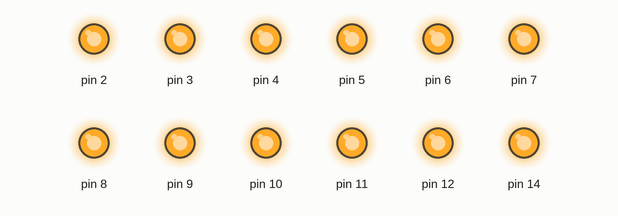
A sketch run on a simulated Arduino Uno, built with avr-gcc and run on an emulated ATmega328P. Parts: output pins drawn as LEDs (lit = HIGH).

Above: at 0.1 s.
At 8.1 s:
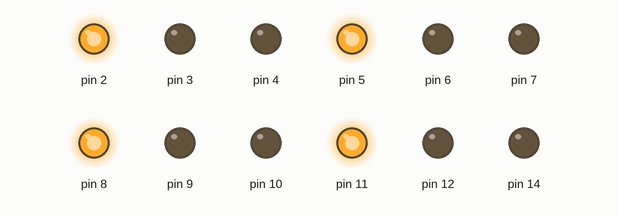
At 8.6 s:
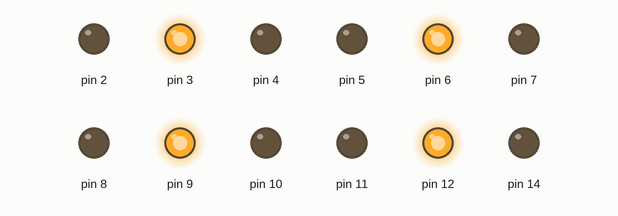
At 9.1 s:
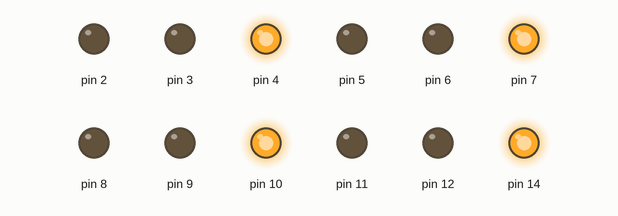
At 12.25 s:
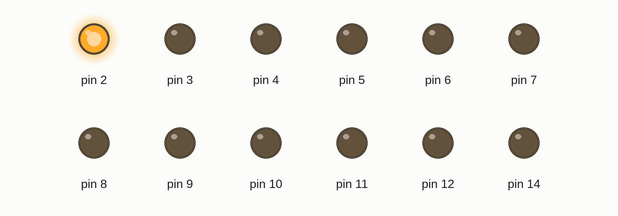
At 37.7 s:
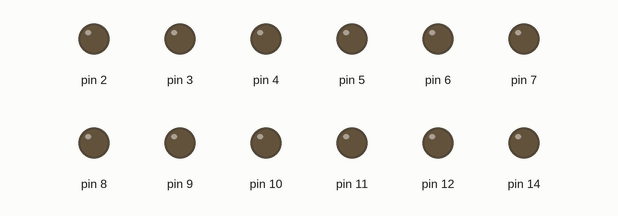
Timing chart, 0 to 40.0 s (numbered marks = the images above):
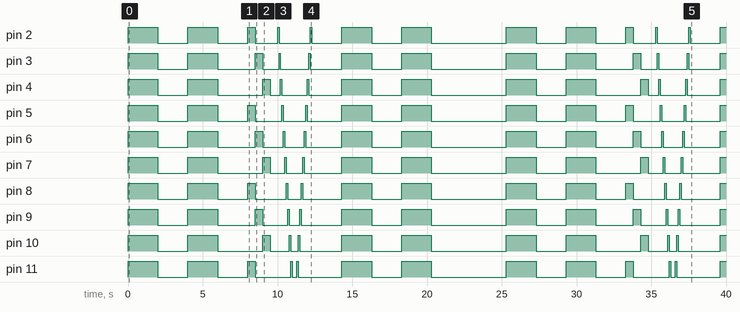

The sketch:

12_LED_Light_Show.ino
```cpp
/*
 */

void setup() {
  pinMode(2, OUTPUT);
  pinMode(3, OUTPUT);
  pinMode(4, OUTPUT);
  pinMode(5, OUTPUT);
  pinMode(6, OUTPUT);
  pinMode(7, OUTPUT);
  pinMode(8, OUTPUT);
  pinMode(9, OUTPUT);
  pinMode(10, OUTPUT);
  pinMode(11, OUTPUT);
  pinMode(12, OUTPUT);
  pinMode(14, OUTPUT);
}

void loop() {
  // TURNS ALL LEDS ON AT ONCE
  digitalWrite(2, HIGH);
  digitalWrite(3, HIGH);
  digitalWrite(4, HIGH);
  digitalWrite(5, HIGH);
  digitalWrite(6, HIGH);
  digitalWrite(7, HIGH);
  digitalWrite(8, HIGH);
  digitalWrite(9, HIGH);
  digitalWrite(10, HIGH);
  digitalWrite(11, HIGH);
  digitalWrite(12, HIGH);
  digitalWrite(14, HIGH);
  delay(2000); // WAITS 2 SECONDS
  // TURNS ALL LEDS OFF AT ONCE
  digitalWrite(2, LOW);
  digitalWrite(3, LOW);
  digitalWrite(4, LOW);
  digitalWrite(5, LOW);
  digitalWrite(6, LOW);
  digitalWrite(7, LOW);
  digitalWrite(8, LOW);
  digitalWrite(9, LOW);
  digitalWrite(10, LOW);
  digitalWrite(11, LOW);
  digitalWrite(12, LOW);
  digitalWrite(14, LOW);
  delay(2000); // WAITS 2 SECONDS
  // TURNS ALL LEDS ON AT ONCE
  digitalWrite(2, HIGH);
  digitalWrite(3, HIGH);
  digitalWrite(4, HIGH);
  digitalWrite(5, HIGH);
  digitalWrite(6, HIGH);
  digitalWrite(7, HIGH);
  digitalWrite(8, HIGH);
  digitalWrite(9, HIGH);
  digitalWrite(10, HIGH);
  digitalWrite(11, HIGH);
  digitalWrite(12, HIGH);
  digitalWrite(14, HIGH);
  delay(2000); // WAITS 2 SECONDS
  // TURNS ALL LEDS OFF AT ONCE
  digitalWrite(2, LOW);
  digitalWrite(3, LOW);
  digitalWrite(4, LOW);
  digitalWrite(5, LOW);
  digitalWrite(6, LOW);
  digitalWrite(7, LOW);
  digitalWrite(8, LOW);
  digitalWrite(9, LOW);
  digitalWrite(10, LOW);
  digitalWrite(11, LOW);
  digitalWrite(12, LOW);
  digitalWrite(14, LOW);
  delay(2000); // WAITS 2 SECONDS
  //TURNS ALL RED LEDS ON
  digitalWrite(2, HIGH);
  digitalWrite(5, HIGH);
  digitalWrite(8, HIGH);
  digitalWrite(11, HIGH);
  delay(500); // WAITS 0.5 SECONDS
  //TURNS ALL RED LEDS OFF
  digitalWrite(2, LOW);
  digitalWrite(5, LOW);
  digitalWrite(8, LOW);
  digitalWrite(11, LOW);
  //TURNS ALL YELLOW LEDS ON
  digitalWrite(3, HIGH);
  digitalWrite(6, HIGH);
  digitalWrite(9, HIGH);
  digitalWrite(12, HIGH);
  delay(500); // WAITS 0.5 SECONDS
  //TURNS ALL YELLOW LEDS OFF
  digitalWrite(3, LOW);
  digitalWrite(6, LOW);
  digitalWrite(9, LOW);
  digitalWrite(12, LOW);
  //TURNS ALL GREEN LEDS ON
  digitalWrite(4, HIGH);
  digitalWrite(7, HIGH);
  digitalWrite(10, HIGH);
  digitalWrite(14, HIGH);
  delay(500); //WAITS 0.5 SECONDS
  digitalWrite(4, LOW);
  digitalWrite(7, LOW);
  digitalWrite(10, LOW);
  digitalWrite(14, LOW);
  delay(500); //WAITS 0.5 SECONDS
  // FLASH ALL LIGHTS BY TURNING LEDS ON AND OFF ONE BY ONE
  digitalWrite(2, HIGH);
  delay(100);
  digitalWrite(3, HIGH);
  digitalWrite(2, LOW);
  delay(100);
  digitalWrite(4, HIGH);
  digitalWrite(3, LOW);
  delay(100);
  digitalWrite(5, HIGH);
  digitalWrite(4, LOW);
  delay(100);
  digitalWrite(6, HIGH);
  digitalWrite(5, LOW);
  delay(100);
  digitalWrite(7, HIGH);
  digitalWrite(6, LOW);
  delay(100);
  digitalWrite(8, HIGH);
  digitalWrite(7, LOW);
  delay(100);
  digitalWrite(9, HIGH);
  digitalWrite(8, LOW);
  delay(100);
  digitalWrite(10, HIGH);
  digitalWrite(9, LOW);
  delay(100);
  digitalWrite(11, HIGH);
  digitalWrite(10, LOW);
  delay(100);
  digitalWrite(12, HIGH);
  digitalWrite(11, LOW);
  delay(100);
  digitalWrite(14, HIGH);
  digitalWrite(12, LOW);
  delay(100);
  digitalWrite(12, HIGH);
  digitalWrite(14, LOW);
  delay(100);
  digitalWrite(11, HIGH);
  digitalWrite(12, LOW);
  delay(100);
  digitalWrite(10, HIGH);
  digitalWrite(11, LOW);
  delay(100);
  digitalWrite(9, HIGH);
  digitalWrite(10, LOW);
  delay(100);
  digitalWrite(8, HIGH);
  digitalWrite(9, LOW);
  delay(100);
  digitalWrite(7, HIGH);
  digitalWrite(8, LOW);
  delay(100);
  digitalWrite(6, HIGH);
  digitalWrite(7, LOW);
  delay(100);
  digitalWrite(5, HIGH);
  digitalWrite(6, LOW);
  delay(100);
  digitalWrite(4, HIGH);
  digitalWrite(5, LOW);
  delay(100);
  digitalWrite(3, HIGH);
  digitalWrite(4, LOW);
  delay(100);
  digitalWrite(2, HIGH);
  digitalWrite(3, LOW);
  delay(100);
  digitalWrite(2, LOW);
  delay(2000);
   // TURNS ALL LEDS ON AT ONCE
  digitalWrite(2, HIGH);
  digitalWrite(3, HIGH);
  digitalWrite(4, HIGH);
  digitalWrite(5, HIGH);
  digitalWrite(6, HIGH);
  digitalWrite(7, HIGH);
  digitalWrite(8, HIGH);
  digitalWrite(9, HIGH);
  digitalWrite(10, HIGH);
  digitalWrite(11, HIGH);
  digitalWrite(12, HIGH);
  digitalWrite(14, HIGH);
  delay(2000); // WAITS 2 SECONDS
  // TURNS ALL LEDS OFF AT ONCE
  digitalWrite(2, LOW);
  digitalWrite(3, LOW);
  digitalWrite(4, LOW);
  digitalWrite(5, LOW);
  digitalWrite(6, LOW);
  digitalWrite(7, LOW);
  digitalWrite(8, LOW);
  digitalWrite(9, LOW);
  digitalWrite(10, LOW);
  digitalWrite(11, LOW);
  digitalWrite(12, LOW);
  digitalWrite(14, LOW);
  delay(2000); // WAITS 2 SECONDS
  // TURNS ALL LEDS ON AT ONCE
  digitalWrite(2, HIGH);
  digitalWrite(3, HIGH);
  digitalWrite(4, HIGH);
  digitalWrite(5, HIGH);
  digitalWrite(6, HIGH);
  digitalWrite(7, HIGH);
  digitalWrite(8, HIGH);
  digitalWrite(9, HIGH);
  digitalWrite(10, HIGH);
  digitalWrite(11, HIGH);
  digitalWrite(12, HIGH);
  digitalWrite(14, HIGH);
  delay(2000); // WAITS 2 SECONDS
  // TURNS ALL LEDS OFF AT ONCE
  digitalWrite(2, LOW);
  digitalWrite(3, LOW);
  digitalWrite(4, LOW);
  digitalWrite(5, LOW);
  digitalWrite(6, LOW);
  digitalWrite(7, LOW);
  digitalWrite(8, LOW);
  digitalWrite(9, LOW);
  digitalWrite(10, LOW);
  digitalWrite(11, LOW);
  digitalWrite(12, LOW);
  digitalWrite(14, LOW);
  delay(5000);
}
```

Measured:
- by itself, pin 2: LOW → HIGH at 0.00 s, → LOW 2.0 s later, → HIGH 2.0 s later, → LOW 2.0 s later, … (25 changes in this stretch)
- by itself, pin 3: LOW → HIGH at 0.00 s, → LOW 2.0 s later, → HIGH 2.0 s later, → LOW 2.0 s later, … (25 changes in this stretch)
- by itself, pin 4: LOW → HIGH at 0.00 s, → LOW 2.0 s later, → HIGH 2.0 s later, → LOW 2.0 s later, … (25 changes in this stretch)
- by itself, pin 5: LOW → HIGH at 0.00 s, → LOW 2.0 s later, → HIGH 2.0 s later, → LOW 2.0 s later, … (25 changes in this stretch)
- by itself, pin 6: LOW → HIGH at 0.00 s, → LOW 2.0 s later, → HIGH 2.0 s later, → LOW 2.0 s later, … (25 changes in this stretch)
- by itself, pin 7: LOW → HIGH at 0.00 s, → LOW 2.0 s later, → HIGH 2.0 s later, → LOW 2.0 s later, … (25 changes in this stretch)
- by itself, pin 8: LOW → HIGH at 0.00 s, → LOW 2.0 s later, → HIGH 2.0 s later, → LOW 2.0 s later, … (25 changes in this stretch)
- by itself, pin 9: LOW → HIGH at 0.00 s, → LOW 2.0 s later, → HIGH 2.0 s later, → LOW 2.0 s later, … (25 changes in this stretch)
